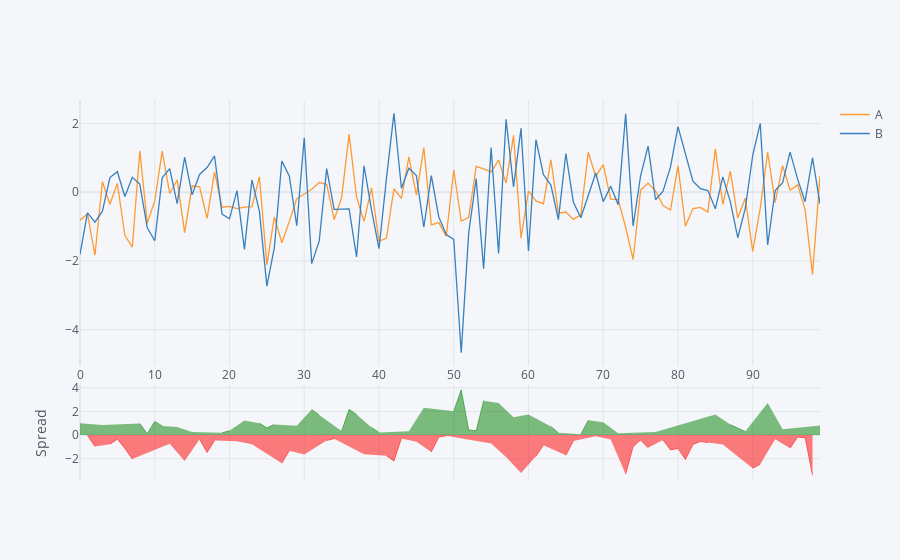

The cell this chart's notebook holds for it:
### Markdown cell above
## Spread

### Code cell
df[['A','B']].iplot(kind='spread')

### Figure 1 — Plotly figure (JSON) as saved in the notebook; plotly's stock layout.template omitted (floating-point values rounded to 4 significant figures)
{"data": [{"line": {"color": "rgba(255, 153, 51, 1.0)", "dash": "solid", "shape": "linear", "width": 1.3}, "mode": "lines", "name": "A", "text": "", "type": "scatter", "x": [0, 1, 2, 3, 4, 5, 6, 7, 8, 9, 10, 11, 12, 13, 14, 15, 16, 17, 18, 19, 20, 21, 22, 23, 24, 25, 26, 27, 28, 29, 30, 31, 32, 33, 34, 35, 36, 37, 38, 39, 40, 41, 42, 43, 44, 45, 46, 47, 48, 49, 50, 51, 52, 53, 54, 55, 56, 57, 58, 59, 60, 61, 62, 63, 64, 65, 66, 67, 68, 69, 70, 71, 72, 73, 74, 75, 76, 77, 78, 79, 80, 81, 82, 83, 84, 85, 86, 87, 88, 89, 90, 91, 92, 93, 94, 95, 96, 97, 98, 99], "y": [-0.8131, -0.6321, -1.833, 0.3095, -0.3497, 0.2541, -1.254, -1.595, 1.21, -0.9031, -0.2529, 1.199, -0.03479, 0.3588, -1.177, 0.1883, 0.1593, -0.7576, 0.5924, -0.436, -0.4084, -0.4765, -0.4321, -0.4166, 0.4466, -2.112, -0.7168, -1.469, -0.8553, -0.1833, -0.0516, 0.0893, 0.2837, 0.2323, -0.7995, -0.158, 1.691, -0.1444, -0.849, 0.1261, -1.42, -1.339, 0.1026, -0.1753, 1.032, -0.08573, 1.301, -0.9489, -0.8835, -1.287, 0.6479, -0.8377, -0.7386, 0.756, 0.6796, 0.5919, 0.9376, 0.2653, 1.658, -1.336, 0.03396, -0.2538, -0.3344, 0.9472, -0.608, -0.5753, -0.789, -0.6588, 1.164, 0.4606, 0.8068, -0.1999, -0.2139, -1.019, -1.959, 0.06069, 0.2679, 0.03483, -0.3875, -0.5179, 0.7705, -0.989, -0.4757, -0.4416, -0.5786, 1.262, -0.3533, 0.6128, -0.7508, -0.1715, -1.72, -0.4694, 1.172, -0.303, 0.7747, 0.05689, 0.2157, -0.4998, -2.396, 0.4774]}, {"line": {"color": "rgba(55, 128, 191, 1.0)", "dash": "solid", "shape": "linear", "width": 1.3}, "mode": "lines", "name": "B", "text": "", "type": "scatter", "x": [0, 1, 2, 3, 4, 5, 6, 7, 8, 9, 10, 11, 12, 13, 14, 15, 16, 17, 18, 19, 20, 21, 22, 23, 24, 25, 26, 27, 28, 29, 30, 31, 32, 33, 34, 35, 36, 37, 38, 39, 40, 41, 42, 43, 44, 45, 46, 47, 48, 49, 50, 51, 52, 53, 54, 55, 56, 57, 58, 59, 60, 61, 62, 63, 64, 65, 66, 67, 68, 69, 70, 71, 72, 73, 74, 75, 76, 77, 78, 79, 80, 81, 82, 83, 84, 85, 86, 87, 88, 89, 90, 91, 92, 93, 94, 95, 96, 97, 98, 99], "y": [-1.811, -0.601, -0.8699, -0.5505, 0.4275, 0.5985, -0.1219, 0.4356, 0.2368, -1.032, -1.412, 0.4229, 0.6899, -0.3305, 1.02, -0.07452, 0.5179, 0.7213, 1.057, -0.633, -0.773, 0.04611, -1.662, 0.3634, -0.5504, -2.732, -1.611, 0.9064, 0.4735, -0.9753, 1.588, -2.077, -1.423, 0.6883, -0.4998, -0.4967, -0.4835, -1.882, 0.772, -0.5139, -1.639, 0.406, 2.299, 0.1151, 0.7006, 0.4855, -1.018, 0.484, -0.7195, -1.23, -1.37, -4.671, -1.184, 0.3967, -2.227, 1.302, -1.783, 2.125, 0.158, 1.861, -1.706, 1.533, 0.5163, 0.2103, -0.7985, 1.129, -0.2822, -0.7397, -0.08854, 0.5618, -0.2717, 0.1763, -0.3641, 2.282, -0.9838, 0.4803, 1.345, -0.2173, 0.03187, 0.7388, 1.913, 1.079, 0.3198, 0.1073, 0.05077, -0.4826, 0.449, -0.2739, -1.324, -0.4725, 1.077, 2.006, -1.531, 0.05122, 0.2767, 1.167, 0.3885, -0.2753, 0.9989, -0.3364]}, {"connectgaps": false, "fill": "tozeroy", "line": {"color": "green", "dash": "solid", "shape": "linear", "width": 0.5}, "mode": "lines", "name": "Spread", "showlegend": false, "type": "scatter", "x": [0, 1, 2, 3, 4, 5, 6, 7, 8, 9, 10, 11, 12, 13, 14, 15, 16, 17, 18, 19, 20, 21, 22, 23, 24, 25, 26, 27, 28, 29, 30, 31, 32, 33, 34, 35, 36, 37, 38, 39, 40, 41, 42, 43, 44, 45, 46, 47, 48, 49, 50, 51, 52, 53, 54, 55, 56, 57, 58, 59, 60, 61, 62, 63, 64, 65, 66, 67, 68, 69, 70, 71, 72, 73, 74, 75, 76, 77, 78, 79, 80, 81, 82, 83, 84, 85, 86, 87, 88, 89, 90, 91, 92, 93, 94, 95, 96, 97, 98, 99], "xaxis": "x2", "y": [0.9976, "", "", 0.86, "", "", "", "", 0.9732, 0.1285, 1.159, 0.7765, "", 0.6893, "", 0.2628, "", "", "", 0.197, 0.3646, "", 1.23, "", 0.997, 0.6198, 0.8945, "", "", 0.7919, "", 2.166, 1.707, "", "", 0.3386, 2.174, 1.737, "", 0.64, 0.2194, "", "", "", 0.3316, "", 2.319, "", "", "", 2.018, 3.833, 0.4456, 0.3594, 2.906, "", 2.721, "", 1.5, "", 1.74, "", "", 0.7369, 0.1905, "", "", 0.08098, 1.252, "", 1.079, "", 0.1502, "", "", "", "", 0.2521, "", "", "", "", "", "", "", 1.745, "", 0.8867, 0.5729, 0.301, "", "", 2.704, "", 0.498, "", "", "", "", 0.8137], "yaxis": "y2"}, {"connectgaps": false, "fill": "tozeroy", "line": {"color": "red", "dash": "solid", "shape": "linear", "width": 0.5}, "mode": "lines", "name": "Spread", "showlegend": false, "type": "scatter", "x": [0, 1, 2, 3, 4, 5, 6, 7, 8, 9, 10, 11, 12, 13, 14, 15, 16, 17, 18, 19, 20, 21, 22, 23, 24, 25, 26, 27, 28, 29, 30, 31, 32, 33, 34, 35, 36, 37, 38, 39, 40, 41, 42, 43, 44, 45, 46, 47, 48, 49, 50, 51, 52, 53, 54, 55, 56, 57, 58, 59, 60, 61, 62, 63, 64, 65, 66, 67, 68, 69, 70, 71, 72, 73, 74, 75, 76, 77, 78, 79, 80, 81, 82, 83, 84, 85, 86, 87, 88, 89, 90, 91, 92, 93, 94, 95, 96, 97, 98, 99], "xaxis": "x2", "y": ["", -0.03108, -0.9631, "", -0.7771, -0.3444, -1.132, -2.031, "", "", "", "", -0.7247, "", -2.197, "", -0.3586, -1.479, -0.4644, "", "", -0.5226, "", -0.78, "", "", "", -2.375, -1.329, "", -1.64, "", "", -0.456, -0.2996, "", "", "", -1.621, "", "", -1.745, -2.196, -0.2903, "", -0.5713, "", -1.433, -0.164, -0.05727, "", "", "", "", "", -0.7097, "", -1.859, "", -3.197, "", -1.787, -0.8507, "", "", -1.704, -0.5069, "", "", -0.1012, "", -0.3762, "", -3.301, -0.9751, -0.4196, -1.077, "", -0.4194, -1.257, -1.142, -2.068, -0.7955, -0.5489, -0.6294, "", -0.8023, "", "", "", -2.797, -2.475, "", -0.3542, "", -1.111, -0.1728, -0.2246, -3.395, ""], "yaxis": "y2"}], "layout": {"hovermode": "x", "legend": {"bgcolor": "#F5F6F9", "font": {"color": "#4D5663"}}, "paper_bgcolor": "#F5F6F9", "plot_bgcolor": "#F5F6F9", "title": {"font": {"color": "#4D5663"}}, "xaxis": {"gridcolor": "#E1E5ED", "showgrid": true, "tickfont": {"color": "#4D5663"}, "title": {"font": {"color": "#4D5663"}, "text": ""}, "zerolinecolor": "#E1E5ED"}, "xaxis2": {"anchor": "y2", "gridcolor": "#E1E5ED", "showgrid": true, "showticklabels": false, "tickfont": {"color": "#4D5663"}, "title": {"font": {"color": "#4D5663"}, "text": ""}, "zerolinecolor": "#E1E5ED"}, "yaxis": {"domain": [0.3, 1], "gridcolor": "#E1E5ED", "showgrid": true, "tickfont": {"color": "#4D5663"}, "title": {"font": {"color": "#4D5663"}, "text": ""}, "zerolinecolor": "#E1E5ED"}, "yaxis2": {"domain": [0, 0.25], "gridcolor": "#E1E5ED", "showgrid": true, "tickfont": {"color": "#4D5663"}, "title": {"font": {"color": "#4D5663"}, "text": "Spread"}, "zerolinecolor": "#E1E5ED"}}}
